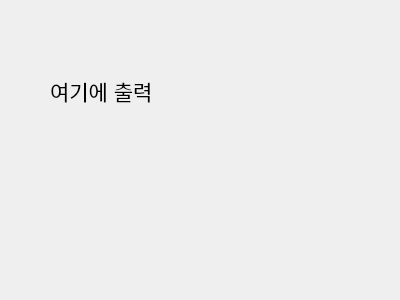
<?xml version="1.0" encoding="UTF-8"?>
<ui version="4.0">
 <class>Dialog</class>
 <widget class="QDialog" name="Dialog">
  <property name="geometry">
   <rect>
    <x>0</x>
    <y>0</y>
    <width>400</width>
    <height>300</height>
   </rect>
  </property>
  <property name="windowTitle">
   <string>Dialog</string>
  </property>
  <widget class="QLabel" name="label">
   <property name="geometry">
    <rect>
     <x>50</x>
     <y>40</y>
     <width>281</width>
     <height>101</height>
    </rect>
   </property>
   <property name="font">
    <font>
     <family>Arial</family>
     <pointsize>16</pointsize>
    </font>
   </property>
   <property name="text">
    <string>여기에 출력</string>
   </property>
  </widget>
 </widget>
 <resources/>
 <connections/>
</ui>
